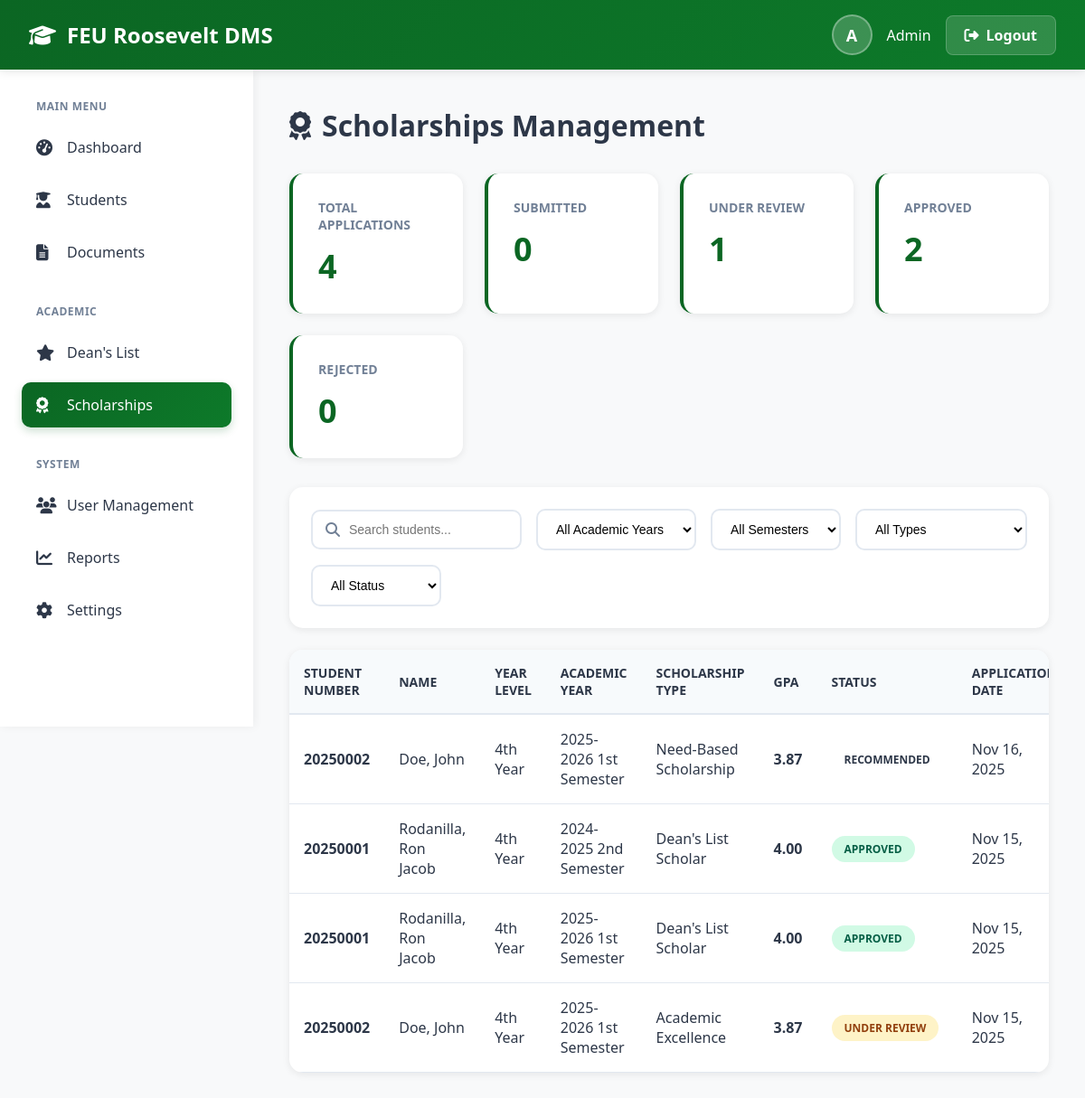
The page /scholarships.php (signed in) on the database its author committed.
### tables this page shows
CREATE TABLE `scholarship_application` (
  `app_id` int(11) NOT NULL,
  `student_id` int(11) NOT NULL,
  `stud_id` int(11) NOT NULL,
  `academic_year` varchar(20) NOT NULL,
  `semester` enum('1st Semester','2nd Semester','Summer') NOT NULL,
  `scholarship_type` varchar(255) NOT NULL,
  `status` enum('Submitted','Under Review','Recommended','Under Guidance Review','On Hold - Guidance Review','Endorsed by Guidance','Not Endorsed','Approved','Rejected','On Hold') DEFAULT 'Submitted',
  `remarks` text DEFAULT NULL,
  `guidance_remarks` text DEFAULT NULL,
  `guidance_recommendation` enum('Endorsed','Not Endorsed','Needs Interview','Pending') DEFAULT 'Pending',
  `application_date` timestamp NOT NULL DEFAULT current_timestamp(),
  `reviewed_by` int(11) DEFAULT NULL,
  `guidance_reviewed_by` int(11) DEFAULT NULL,
  `review_date` timestamp NULL DEFAULT NULL,
  `guidance_review_date` timestamp NULL DEFAULT NULL
);

CREATE TABLE `profile` (
  `profile_id` int(11) NOT NULL,
  `user_id` int(11) NOT NULL,
  `stud_id` int(11) NOT NULL,
  `student_number` varchar(50) NOT NULL,
  `firstName` varchar(100) NOT NULL,
  `lastName` varchar(100) NOT NULL,
  `middleName` varchar(100) DEFAULT NULL,
  `name` varchar(255) GENERATED ALWAYS AS (concat(`firstName`,' ',ifnull(concat(`middleName`,' '),''),`lastName`)) STORED,
  `course` varchar(255) DEFAULT NULL,
  `year_level` enum('1st Year','2nd Year','3rd Year','4th Year') DEFAULT NULL,
  `contactNumber` varchar(20) DEFAULT NULL,
  `address` text DEFAULT NULL,
  `created_at` timestamp NOT NULL DEFAULT current_timestamp(),
  `updated_at` timestamp NOT NULL DEFAULT current_timestamp() ON UPDATE current_timestamp()
);

CREATE TABLE `dean_list` (
  `list_id` int(11) NOT NULL,
  `student_id` int(11) NOT NULL,
  `stud_id` int(11) NOT NULL,
  `academic_year` varchar(20) NOT NULL,
  `semester` enum('1st Semester','2nd Semester','Summer') NOT NULL,
  `year_level` enum('1st Year','2nd Year','3rd Year','4th Year') NOT NULL,
  `gpa` decimal(3,2) NOT NULL,
  `qpa` decimal(3,2) DEFAULT NULL,
  `status` enum('Pending','Under Review','Verified','Rejected') DEFAULT 'Pending',
  `remarks` text DEFAULT NULL,
  `verified_by` int(11) DEFAULT NULL,
  `verified_date` timestamp NULL DEFAULT NULL,
  `submitted_by` int(11) DEFAULT NULL,
  `submitted_date` timestamp NULL DEFAULT NULL,
  `created_at` timestamp NOT NULL DEFAULT current_timestamp()
);

### scholarships.php (the view, shortened to what this page needs)
<?php
include('include/db.php');
$year_filter = $_GET['academic_year'] ?? '';
$search = $_GET['search'] ?? '';
$sql = "SELECT sa.*, p.firstName, p.lastName, p.student_number, p.course, p.year_level, u.email,
        dl.gpa, dl.status as deans_status,
        r.email as reviewer_email
        FROM scholarship_application sa
        INNER JOIN user u ON sa.student_id = u.user_id
        INNER JOIN profile p ON u.user_id = p.user_id
        LEFT JOIN dean_list dl ON sa.student_id = dl.student_id AND sa.academic_year = dl.academic_year AND sa.semester = dl.semester
        LEFT JOIN user r ON sa.reviewed_by = r.user_id
        WHERE 1=1";
$sql .= " ORDER BY sa.application_date DESC";
$stmt = $conn->prepare($sql);
$stmt->execute();
$applications = $stmt->get_result();
$stats_sql = "SELECT
    COUNT(*) as total,
    SUM(CASE WHEN status='Submitted' THEN 1 ELSE 0 END) as submitted,
    SUM(CASE WHEN status='Under Review' THEN 1 ELSE 0 END) as under_review,
    SUM(CASE WHEN status='Approved' THEN 1 ELSE 0 END) as approved,
    SUM(CASE WHEN status='Rejected' THEN 1 ELSE 0 END) as rejected
    FROM scholarship_application";
if ($year_filter) {
    $stats_sql .= " WHERE academic_year = ?";
    $stats_stmt = $conn->prepare($stats_sql);
    $stats_stmt->bind_param("s", $year_filter);
    $stats_stmt->execute();
    $stats = $stats_stmt->get_result()->fetch_assoc();
} else {
    $stats = $conn->query($stats_sql)->fetch_assoc();
}
$user_name = $_SESSION['user_name'] ?? $_SESSION['role'];
$user_initial = strtoupper(substr($user_name, 0, 1));
?>
<!DOCTYPE html>
<html lang="en">
<head>
  <link rel="stylesheet" href="https://cdnjs.cloudflare.com/ajax/libs/font-awesome/6.4.0/css/all.min.css">
</head>
<body>
  <div class="header">
    <h1><i class="fas fa-graduation-cap"></i> FEU Roosevelt DMS</h1>
    <div class="user-info">
      <div class="user-avatar"><?= $user_initial ?></div>
      <span><?= htmlspecialchars($user_name) ?></span>
      <a href="logout.php" class="logout-btn"><i class="fas fa-sign-out-alt"></i> Logout</a>
    </div>
  </div>
  <div class="container">
    <aside class="sidebar">
      <div class="nav-section">
        <div class="nav-section-title">Main Menu</div>
        <a href="admin_dashboard.php" class="nav-item">
          <i class="fas fa-tachometer-alt"></i>
          <span>Dashboard</span>
        </a>
        <a href="students.php" class="nav-item">
          <i class="fas fa-user-graduate"></i>
          <span>Students</span>
        </a>
        <a href="documents.php" class="nav-item">
          <i class="fas fa-file-alt"></i>
          <span>Documents</span>
        </a>
      </div>
      <div class="nav-section">
        <div class="nav-section-title">Academic</div>
        <a href="deans_list.php" class="nav-item">
          <i class="fas fa-star"></i>
          <span>Dean's List</span>
        </a>
        <a href="scholarships.php" class="nav-item active">
          <i class="fas fa-award"></i>
          <span>Scholarships</span>
        </a>
      </div>
      <div class="nav-section">
        <div class="nav-section-title">System</div>
        <a href="users.php" class="nav-item">
          <i class="fas fa-users"></i>
          <span>User Management</span>
        </a>
        <a href="reports.php" class="nav-item">
          <i class="fas fa-chart-line"></i>
          <span>Reports</span>
        </a>
        <a href="settings.php" class="nav-item">
          <i class="fas fa-cog"></i>
          <span>Settings</span>
        </a>
      </div>
    </aside>
    <main class="main-content">
      <h1 class="page-title"><i class="fas fa-award"></i> Scholarships Management</h1>
      <div class="stats-grid">
        <div class="stat-card">
          <h3>Total Applications</h3>
          <div class="stat-value"><?= number_format($stats['total']) ?></div>
        </div>
        <div class="stat-card">
          <h3>Submitted</h3>
          <div class="stat-value"><?= number_format($stats['submitted']) ?></div>
        </div>
        <div class="stat-card">
          <h3>Under Review</h3>
          <div class="stat-value"><?= number_format($stats['under_review']) ?></div>
        </div>
        <div class="stat-card">
          <h3>Approved</h3>
          <div class="stat-value"><?= number_format($stats['approved']) ?></div>
        </div>
        <div class="stat-card">
          <h3>Rejected</h3>
          <div class="stat-value"><?= number_format($stats['rejected']) ?></div>
        </div>
      </div>
      <div class="toolbar">
        <div class="search-box">
          <i class="fas fa-search"></i>
          <input type="text" id="searchInput" placeholder="Search students..." value="<?= htmlspecialchars($search) ?>">
        </div>
        <select id="yearFilter">
          <option value="">All Academic Years</option>
        </select>
        <select id="semesterFilter">
          <option value="">All Semesters</option>
        </select>
        <select id="typeFilter">
          <option value="">All Types</option>
        </select>
        <select id="statusFilter">
          <option value="">All Status</option>
        </select>
      </div>
      <div class="content-card">
        <div class="table-responsive">
          <table>
            <thead>
              <tr>
                <th>Student Number</th>
                <th>Name</th>
                <th>Year Level</th>
                <th>Academic Year</th>
                <th>Scholarship Type</th>
                <th>GPA</th>
                <th>Status</th>
                <th>Application Date</th>
              </tr>
            </thead>
            <tbody>
              <?php if($applications && $applications->num_rows > 0): ?>
                <?php while($app = $applications->fetch_assoc()): ?>
                <tr>
                  <td><strong><?= htmlspecialchars($app['student_number']) ?></strong></td>
                  <td><?= htmlspecialchars($app['lastName'] . ', ' . $app['firstName']) ?></td>
                  <td><?= htmlspecialchars($app['year_level']) ?></td>
                  <td><?= htmlspecialchars($app['academic_year'] . ' ' . $app['semester']) ?></td>
                  <td><?= htmlspecialchars($app['scholarship_type']) ?></td>
                  <td><strong><?= $app['gpa'] ? number_format($app['gpa'], 2) : 'N/A' ?></strong></td>
                  <td>
                    <span class="badge badge-<?= str_replace(' ', '', strtolower($app['status'])) ?>">
                      <?= htmlspecialchars($app['status']) ?>
                    </span>
                  </td>
                  <td><?= date('M d, Y', strtotime($app['application_date'])) ?></td>
                </tr>
                <?php endwhile; ?>
              <?php endif; ?>
            </tbody>
          </table>
        </div>
      </div>
    </main>
  </div>
</body>
</html>

### rows shown on the page
scholarship_application: profile.student_number "20250002", profile.lastName+firstName "Doe, John", profile.year_level "4th Year", academic_year+semester "2025-2026 1st Semester", scholarship_type "Need-Based Scholarship", dean_list.gpa "3.87", status "RECOMMENDED", application_date "Nov 16, 2025"
scholarship_application: profile.student_number "20250001", profile.lastName+firstName "Rodanilla, Ron Jacob", profile.year_level "4th Year", academic_year+semester "2024-2025 2nd Semester", scholarship_type "Dean's List Scholar", dean_list.gpa "4.00", status "APPROVED", application_date "Nov 15, 2025"
scholarship_application: profile.student_number "20250001", profile.lastName+firstName "Rodanilla, Ron Jacob", profile.year_level "4th Year", academic_year+semester "2025-2026 1st Semester", scholarship_type "Dean's List Scholar", dean_list.gpa "4.00", status "APPROVED", application_date "Nov 15, 2025"
scholarship_application: profile.student_number "20250002", profile.lastName+firstName "Doe, John", profile.year_level "4th Year", academic_year+semester "2025-2026 1st Semester", scholarship_type "Academic Excellence", dean_list.gpa "3.87", status "UNDER REVIEW", application_date "Nov 15, 2025"

### other values the page prints
$user_initial "A"
$user_name "Admin"
$stats['total'] "4"
$stats['submitted'] "0"
$stats['under_review'] "1"
$stats['approved'] "2"
$stats['rejected'] "0"
